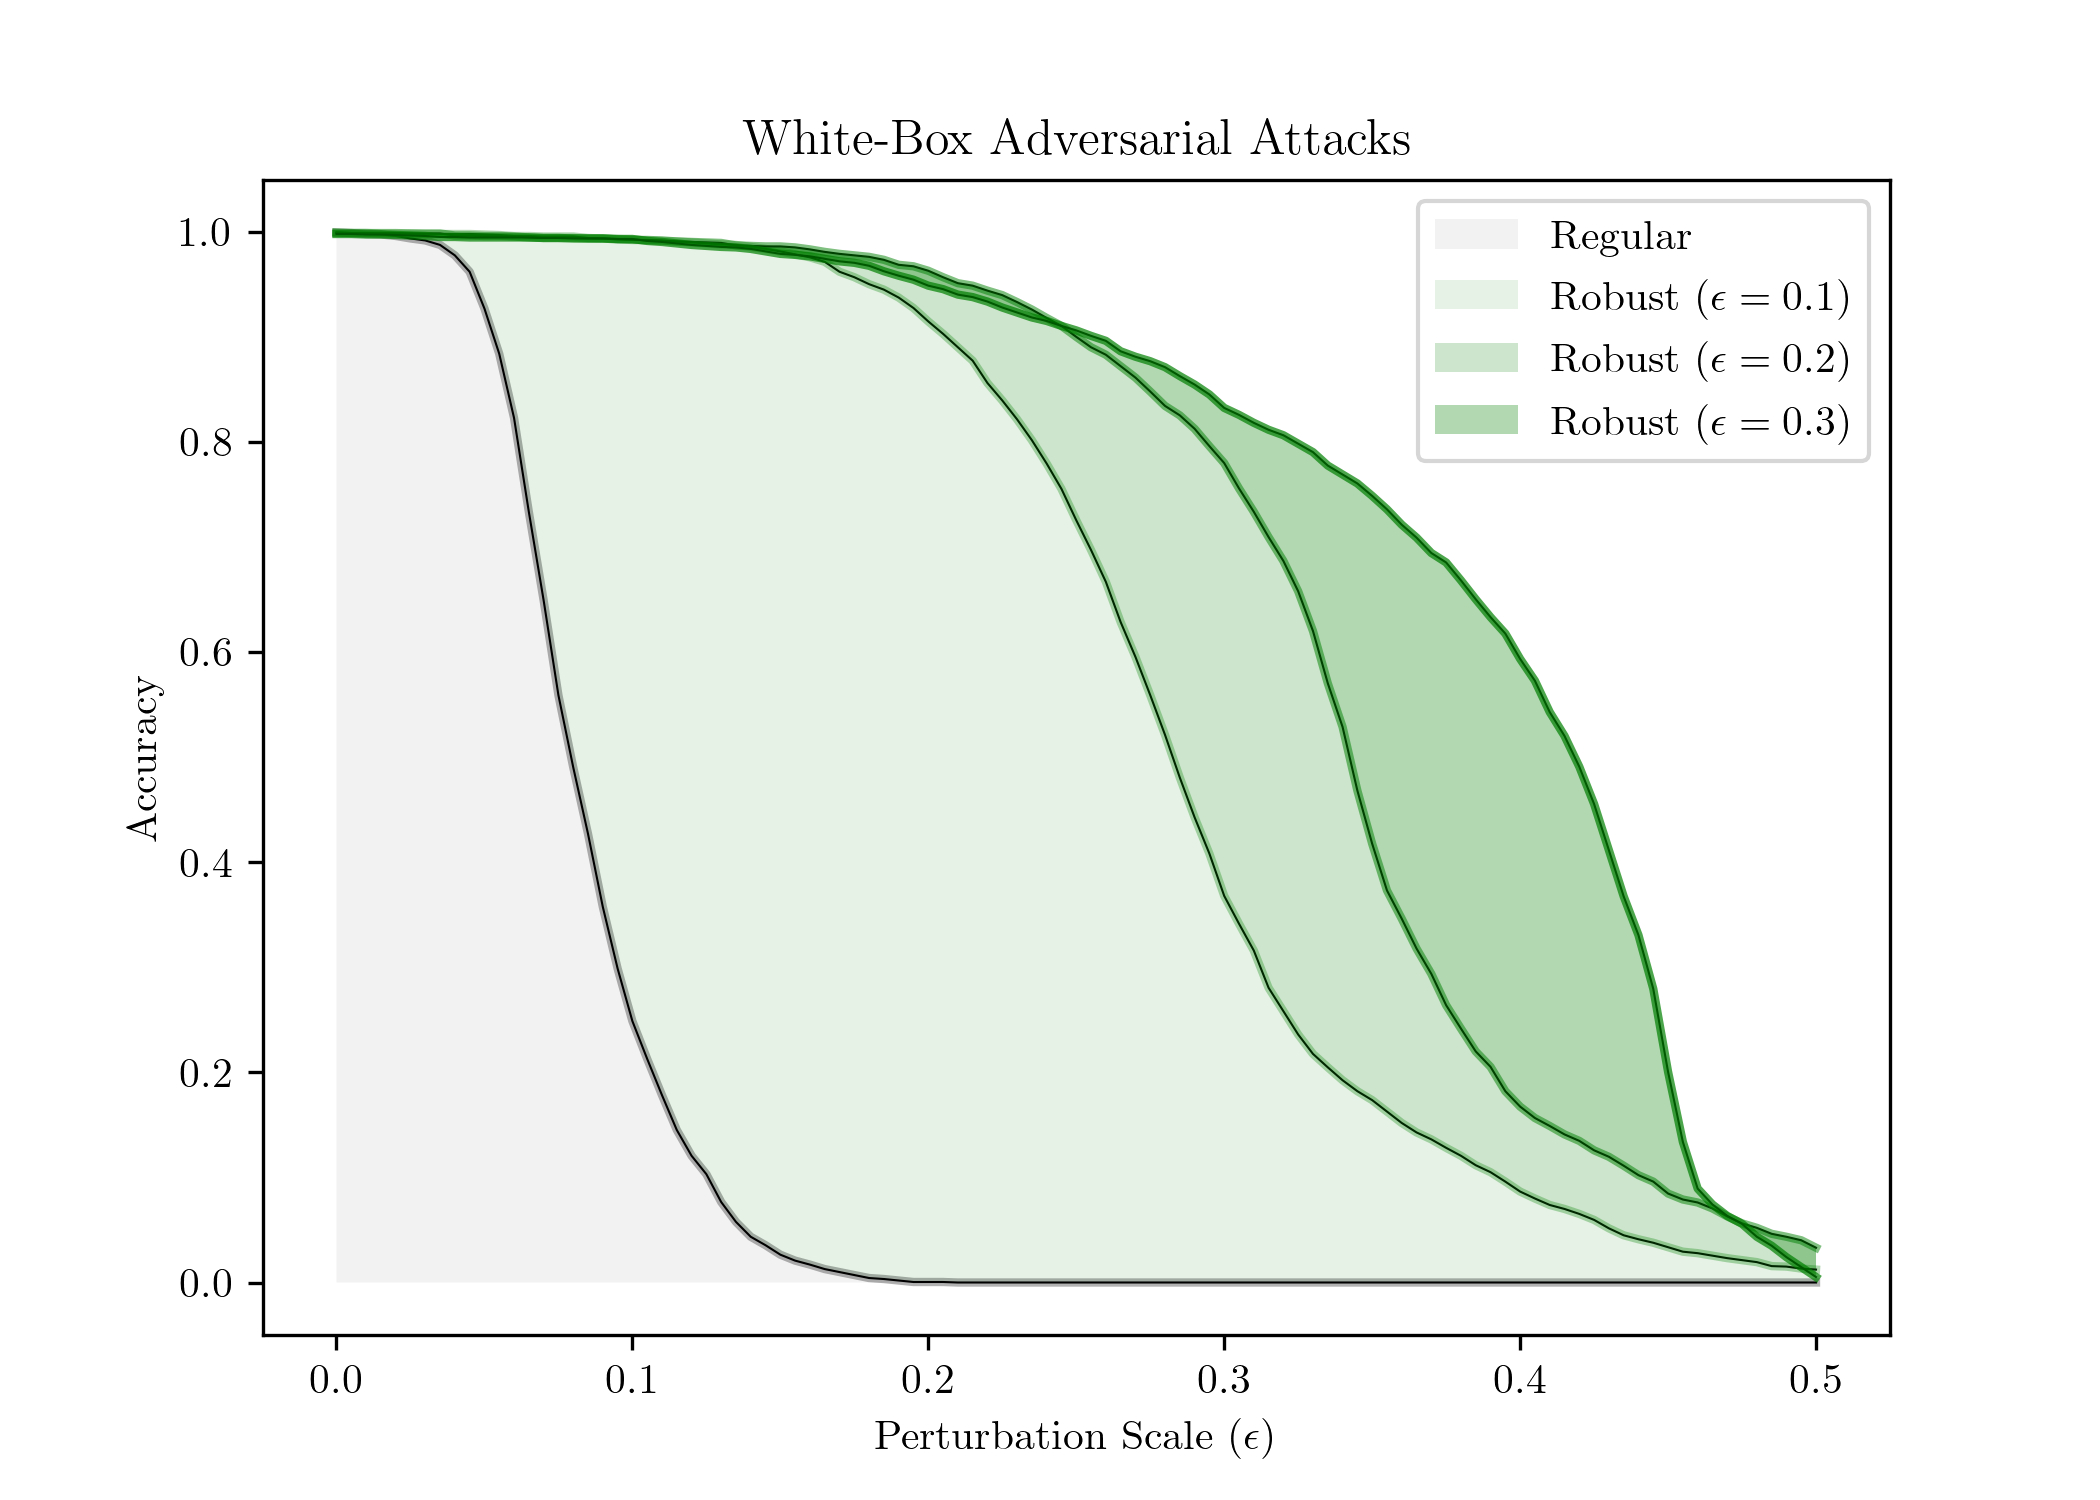

Source code (Python):
from matplotlib import pyplot as plt
from source import utils
plt.rc('text', usetex=True)
plt.rc('font', family='serif')

# Set up data
evaluation_regular, *_ = utils.load('../out/regular/results.bin')
evaluation_robust_1, *_ = utils.load('../out/robust/results.0.1.bin')
evaluation_robust_2, *_ = utils.load('../out/robust/results.0.2.bin')
evaluation_robust_3, *_ = utils.load('../out/robust/results.0.3.bin')


def prepare(evaluation):
    accuracies = [(epsilon, accuracy) for epsilon, accuracy, *_ in evaluation]
    return zip(*accuracies)


fig, ax = plt.subplots(figsize=[7, 5])

x, y = prepare(evaluation_regular)
ax.plot(x, y, color='black', linewidth=0.5)
ax.plot(x, y, color='black', alpha=0.3, linewidth=2)
ax.fill_between(x, 0, y, facecolor='black', alpha=.05, label='Regular')

old_y = y
x, y = prepare(evaluation_robust_1)
ax.plot(x, y, color='black', linewidth=0.5)
ax.plot(x, y, color='green', alpha=0.3, linewidth=2)
ax.fill_between(x, old_y, y, facecolor='green', alpha=.1, label=r'Robust ($\epsilon=0.1$)')

old_y = y
x, y = prepare(evaluation_robust_2)
ax.plot(x, y, color='black', linewidth=0.5)
ax.plot(x, y, color='green', alpha=0.5, linewidth=2)
ax.fill_between(x, old_y, y, facecolor='green', alpha=.2, label=r'Robust ($\epsilon=0.2$)')

old_y = y
x, y = prepare(evaluation_robust_3)
ax.plot(x, y, color='black', linewidth=0.5)
ax.plot(x, y, color='green', alpha=0.7, linewidth=2)
ax.fill_between(x, old_y, y, facecolor='green', alpha=.3, label=r'Robust ($\epsilon=0.3$)')

ax.set_xlabel(r'Perturbation Scale ($\epsilon$)')
ax.set_ylabel('Accuracy')
ax.set_title('White-Box Adversarial Attacks')

plt.legend()
name, ext = __file__.split('.')
plt.savefig(f'{name}.png', dpi=300)
